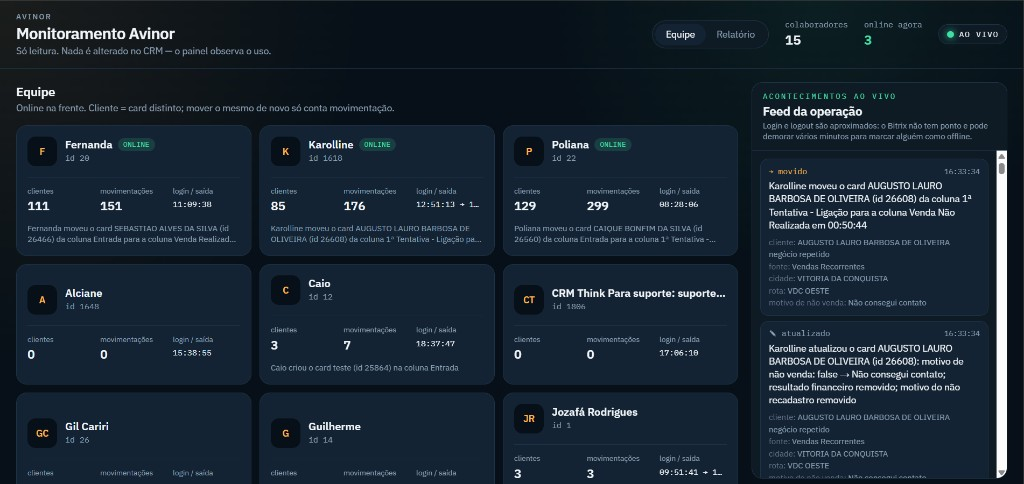
#> input picture assets/MonitorOps/equipe.png, 1024 x 484 px, given in place of relatorio.png, which was not available
$ python blur_relatorio.py
#> lines starting #> are read from the running program, lines starting #| are printed output that depends on the picture; pictures that were not available may be replaced by others from this repository, and a replacement may not be noted
from PIL import Image, ImageFilter, ImageDraw
from pathlib import Path

src = Path(r"C:\Users\caiom\OneDrive\Área de Trabalho\CaioPortifolio\assets\MonitorOps\relatorio.png")
img = Image.open(src).convert("RGBA")
w, h = img.size
#> w = 1024; h = 484
print("size", w, h)
#| size 1024 484

base = img.copy()
# Coordenadas em frações — cobrir KPIs monetários + colunas VALOR* da tabela
regions = [
    # KPI VALOR TOCADO (card 3)
    (0.365, 0.205, 0.530, 0.325),
    # KPI VALOR GANHO (card 4)
    (0.540, 0.205, 0.710, 0.325),
    # Cabeçalhos + células VALOR TOCADO / VALOR GANHO na tabela
    (0.455, 0.505, 0.655, 0.915),
]

out = base.copy()
for (x0, y0, x1, y1) in regions:
    box = (int(x0 * w), int(y0 * h), int(x1 * w), int(y1 * h))
    crop = base.crop(box)
    small = crop.resize(
        (max(4, crop.width // 36), max(4, crop.height // 36)),
        Image.Resampling.BILINEAR,
    )
    pixel = small.resize(crop.size, Image.Resampling.NEAREST)
    blurred = pixel.filter(ImageFilter.GaussianBlur(radius=8))
    mask = Image.new("L", crop.size, 0)
    md = ImageDraw.Draw(mask)
    md.rounded_rectangle([0, 0, crop.width - 1, crop.height - 1], radius=8, fill=255)
    mask = mask.filter(ImageFilter.GaussianBlur(radius=3))
    out.paste(blurred, box[:2], mask)
#> this loop made 3 passes
#> pass 1, `crop = base.crop(box)`:
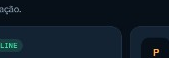
#> crop: PIL image 169x58 RGBA; mean R, G, B, A 14.2, 27.1, 38.8, 255
#> pass 1, `pixel = small.resize(crop.size, Image.Resampling.NEAREST)`:
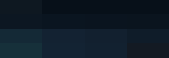
#> pixel: PIL image 169x58 RGBA; mean R, G, B, A 14.2, 27.1, 38.7, 255
#> after the loop:
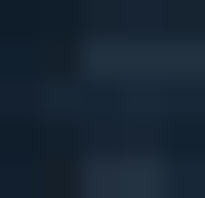
#> blurred: PIL image 205x198 RGBA; mean R, G, B, A 23.1, 37.4, 51.9, 255
#> after the loop:
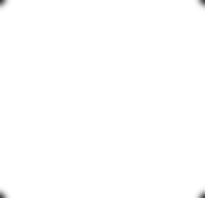
#> mask: PIL image 205x198 L; min 63, max 255, mean 254.5

out_path = src.with_name("relatorio-privado.png")
out.convert("RGB").save(out_path, "PNG", optimize=True)
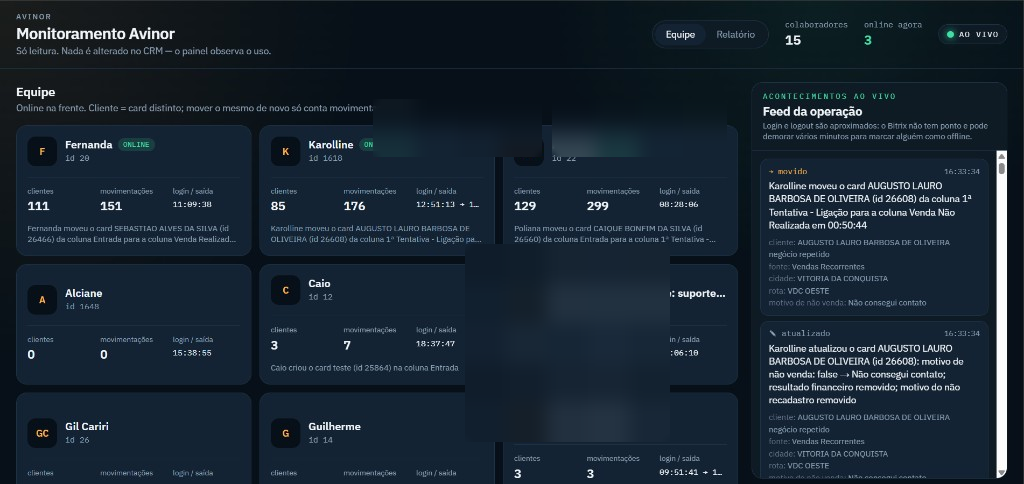
#> saved as relatorio-privado.png: PIL image 1024x484 RGB; mean R, G, B 23.9, 37.5, 50
print("saved", out_path)
